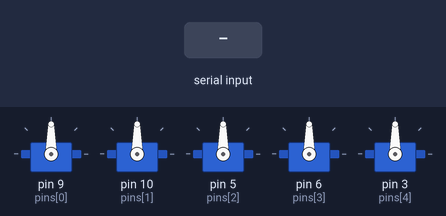
Bench run of a sketch on a simulated Arduino Uno, built with avr-gcc and run on an emulated ATmega328P. Parts: 5 × servo. The inputs (shaded band) are chosen by the test bench.

Above: at 1.2 s.
1.3 s: "1\n" received over Serial
At 2.1 s:
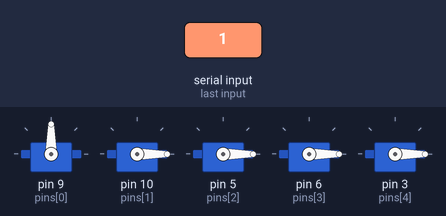
2.8 s: "0\n" received over Serial
At 3.2 s:
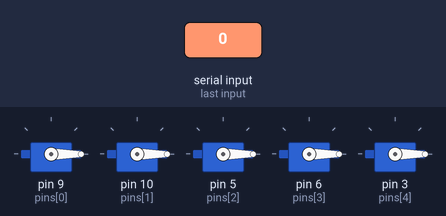
Timing chart, 0 to 5.8 s (numbered marks = the images above; inputs shaded):
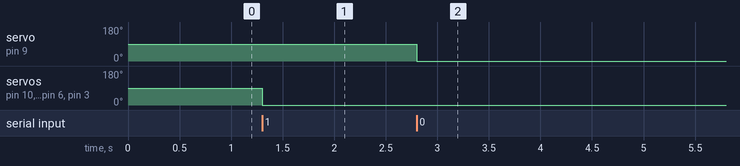

The sketch:

handGesture.ino
```cpp
#include <Servo.h>

Servo servos[5];

int pins[5] = {9, 10, 5, 6, 3};  // Thumb → Pinky

void setup() {
  Serial.begin(9600);

  for (int i = 0; i < 5; i++) {
    servos[i].attach(pins[i]);
  }
}

void loop() {
  if (Serial.available()) {
    String data = Serial.readStringUntil('\n');

    for (int i = 0; i < 5; i++) {
      if (data[i] == '1') {
        servos[i].write(90);   // finger ON
      } else {
        servos[i].write(0);    // finger OFF
      }
    }
  }
}
```

Measured:
- after the input at 1.3 s, servo on pin 10 (pins[1]), servo on pin 5 (pins[2]), servo on pin 6 (pins[3]), servo on pin 3 (pins[4]): 90° → 0° at once
- after the input at 2.8 s, servo on pin 9 (pins[0]): 90° → 0° at once
